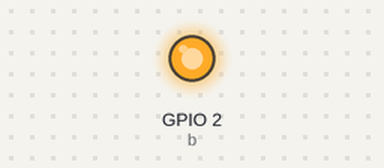
This program was run on a simulated ESP8266 board running MicroPython. On the bench: output pins drawn as LEDs (lit = HIGH). Threads take turns every 2 ms. At 10.0 s the program stops and its outputs stay as they are.

Above: at 0.1 s.
At 10.1 s:
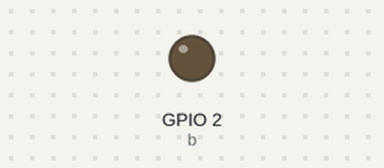
Timing chart, 0 to 11.5 s (numbered marks = the images above):
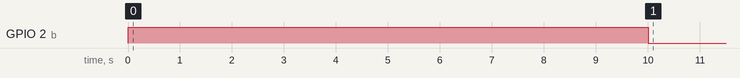

The program:

button.py
```python
import _thread, time
from machine import Pin

class Button():
    def __init__(self, pin_num, idle_status):
        self.pin = Pin(pin_num, Pin.OUT)
        self.idle_status = 1 if idle_status else 0
        self.active_status = 0 if idle_status else 1

    def set_pulse(self, t):
        self.pin.value(self.active_status)
        time.sleep(t)
        self.pin.value(self.idle_status)

    def short_press(self):
        _thread.start_new_thread(self.set_pulse, (1, ))

    def long_press(self):
        _thread.start_new_thread(self.set_pulse, (10, ))

def main():
    b = Button(2, 0)
    b.long_press()

if __name__ == "__main__":
    main()
    
```

Measured:
- by itself, GPIO 2 (b): LOW → HIGH at 0.00 s, → LOW 10.0 s later
